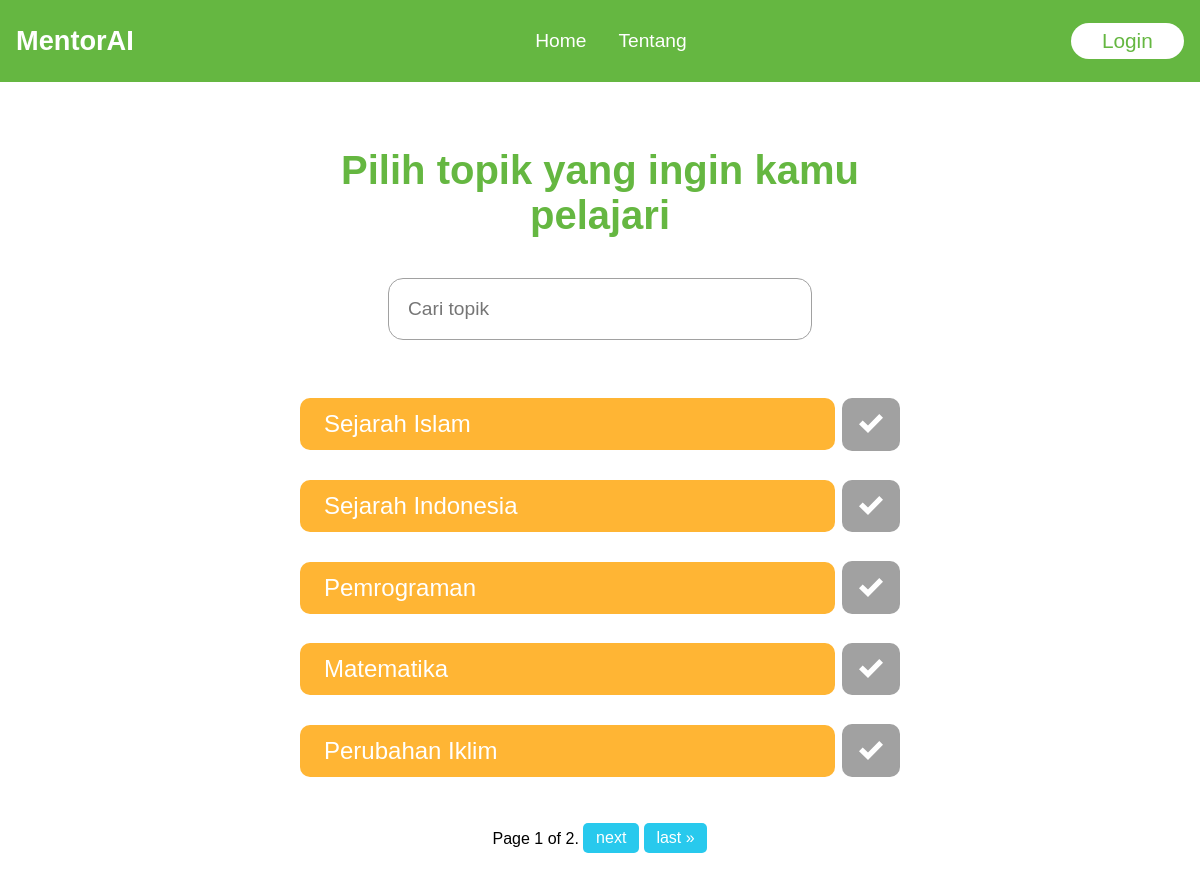
Before: /topics/ with the older database file.
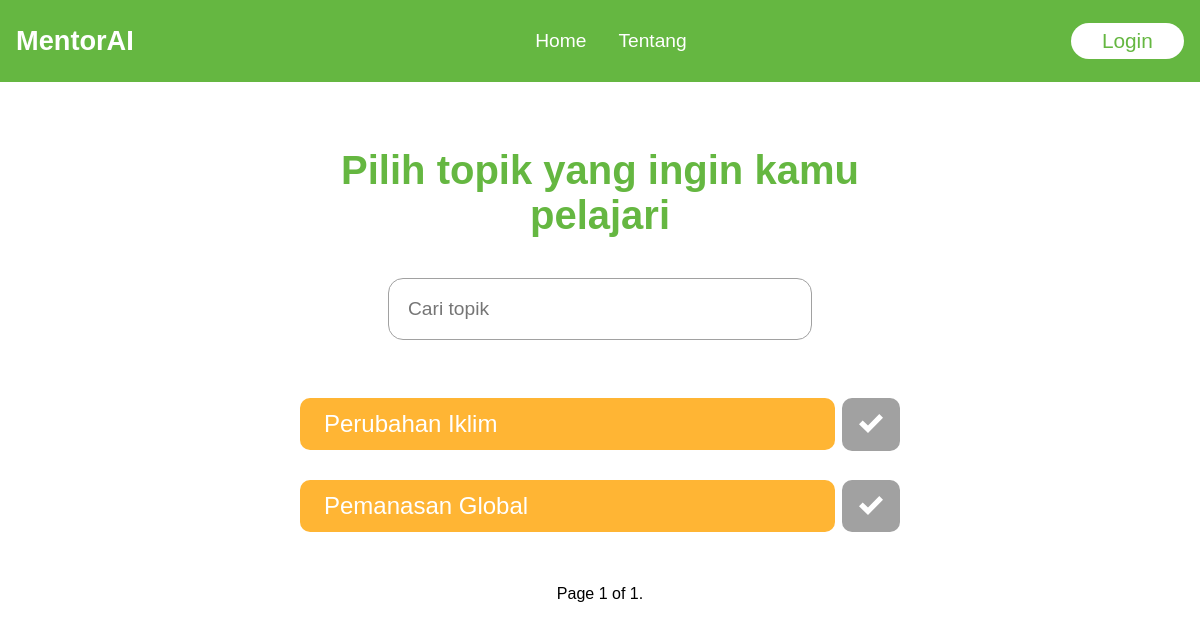
After: the same page with the newer database file.
### appBelajar/models.py (models this page shows, shortened)
class Topics(models.Model):
    name = models.CharField(max_length=50, blank=True, null=True)
    participants = models.ManyToManyField(User, related_name='participants', blank=True)

### appBelajar/views.py (the view)
# urls.py: path("topics/", views.topics, name='topics'),
def topics(request):
    q = request.GET.get('q') if request.GET.get('q') != None else ''
    topics = Topics.objects.filter(Q(name__icontains=q)).order_by('-id')
    paginator = Paginator(topics, 5)
    page_number = request.GET.get("page")
    page_obj = paginator.get_page(page_number)
    context = {'page_obj':page_obj}
    return render(request, 'appBelajar/topics.html', context)

### appBelajar/templates/appBelajar/topics.html (shortened to what this page needs)
{% extends 'main.html' %}
{% block content %}
<div class="container-topic">
    <h1>Pilih topik yang ingin kamu pelajari</h1>
    <form class="search-topic" action="">
        <input name="q" placeholder="Cari topik">
    </form>
    <ul>
        {% for topic in page_obj %}
        <li>
            <a href="{% url 'exercise' topic.id 1 %}" class="topic-item"><span>{{topic.name|title}}</span></a>
            {% if request.user in topic.participants.all %}
            <a href="{% url 'myResult' topic.id %}" class="myanswer"><svg xmlns="http://www.w3.org/2000/svg" width="24"
                    height="24" viewBox="0 0 24 24">
                    <path
                        d="M15 12c0 1.657-1.343 3-3 3s-3-1.343-3-3c0-.199.02-.393.057-.581 1.474.541 2.927-.882 2.405-2.371.174-.03.354-.048.538-.048 1.657 0 3 1.344 3 3zm-2.985-7c-7.569 0-12.015 6.551-12.015 6.551s4.835 7.449 12.015 7.449c7.733 0 11.985-7.449 11.985-7.449s-4.291-6.551-11.985-6.551zm-.015 12c-2.761 0-5-2.238-5-5 0-2.761 2.239-5 5-5 2.762 0 5 2.239 5 5 0 2.762-2.238 5-5 5z" />
                </svg> <svg xmlns="http://www.w3.org/2000/svg" width="24" height="24" viewBox="0 0 24 24">
                    <path d="M20.285 2l-11.285 11.567-5.286-5.011-3.714 3.716 9 8.728 15-15.285z" />
                </svg></a>
            {% else %}
            <p class="myanswer-yet"> <svg xmlns="http://www.w3.org/2000/svg" width="24" height="24" viewBox="0 0 24 24">
                    <path d="M20.285 2l-11.285 11.567-5.286-5.011-3.714 3.716 9 8.728 15-15.285z" />
                </svg></p>
            {% endif %}
        </li>
        {% endfor %}
    </ul>
    <div class="pagination">
        <span class="step-links">
            <span class="current">
                Page {{ page_obj.number }} of {{ page_obj.paginator.num_pages }}.
            </span>
            {% if page_obj.has_next %}
                <a href="?page={{ page_obj.next_page_number }}">next</a>
                <a href="?page={{ page_obj.paginator.num_pages }}">last &raquo;</a>
            {% endif %}
        </span>
    </div>
</div>
{% endblock %}

Changed rows visible on the page:
removed Topics: name "Sejarah Islam"
removed Topics: name "Sejarah Indonesia"
removed Topics: name "Pemrograman"
removed Topics: name "Matematika"
now on this page (row unchanged): Topics: name "Pemanasan Global"
Other visible differences:
{{ page_obj.paginator.num_pages }}: "2" → "1"
text no longer shown: "next last »"
